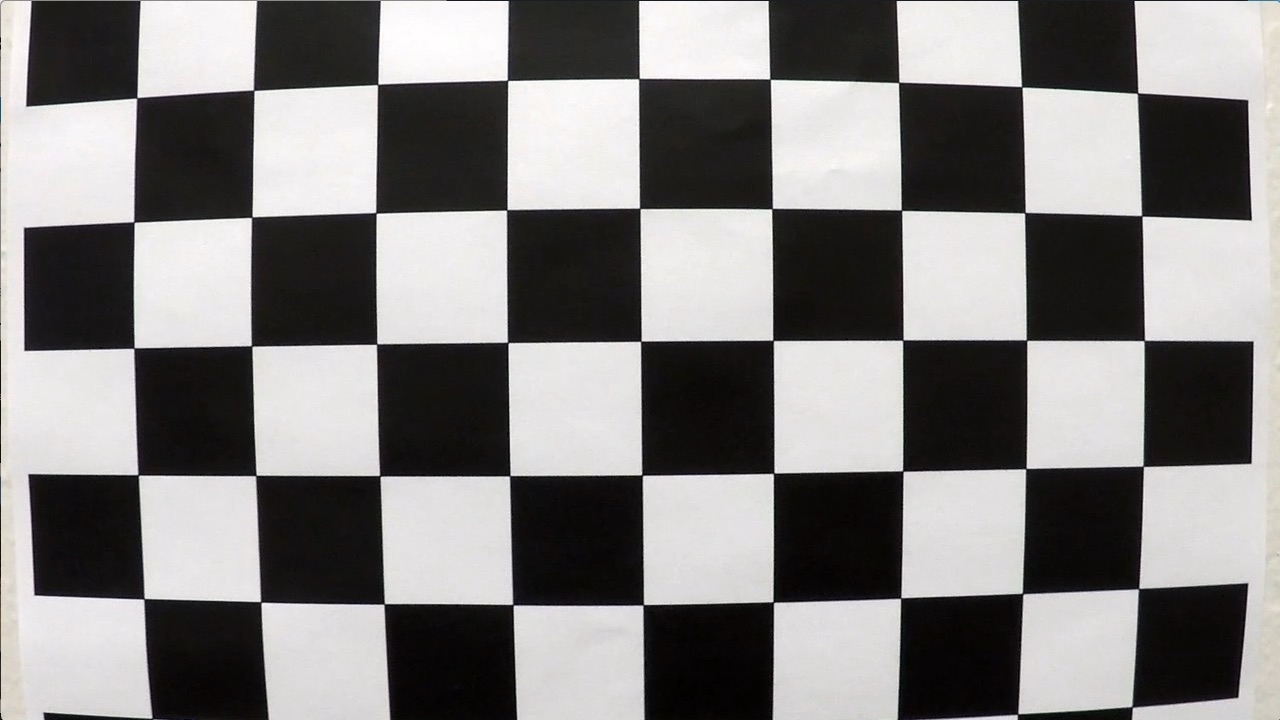
#> input picture camera_cal/calibration1.jpg, 1280 x 720 px; its folder holds 5 pictures in this run
$ jupyter execute camera_calibration.ipynb
#> lines starting #> are read from the running program, lines starting #| are printed output that depends on the picture
[cell 1]
import numpy as np
import cv2
import glob
import matplotlib.pyplot as plt
import matplotlib.image as mpimg
import pickle

## Camera calibration using chessboard images

[cell 2]
# Representing 3d chessboard as (1,0,0),(2,0,0),(3,2,0) ...
objp = np.zeros((6*9,3), np.float32)
objp[:,:2] = np.mgrid[0:9,0:6].T.reshape(-1,2)

[cell 3]
objpoints = [] # object points
imgpoints = [] # image points

[cell 4]
# glob to read images in camera_cal
images = glob.glob('camera_cal/calibration*')

[cell 5]
for idx, image in enumerate(images):

    img = mpimg.imread(image)
#> img is the input picture: shape (720, 1280, 3); mean R, G, B 130.1, 128.4, 127.8
    # convert to grayscale
    gray = cv2.cvtColor(img,cv2.COLOR_RGB2GRAY)
    # 9X6 chessboard
    nx=9
    ny=6
    # get corners in the chessboard
    ret, corners = cv2.findChessboardCorners(gray,(nx,ny),None)
#> ret = False; corners = None

    if ret == True:
        # append object points
        objpoints.append(objp)
        # append image points
        imgpoints.append(corners)

image = cv2.imread('./camera_cal/calibration1.jpg')
image_size = (image.shape[1],image.shape[0])
#> image_size = (1280, 720)

# Get Camera matrix and distortion coefficent
ret, mtx, dist, rvecs, tvecs = cv2.calibrateCamera(objpoints,imgpoints,image_size,None,None)

[cell 6]
# Undistort the image
dst = cv2.undistort(image, mtx, dist, None, mtx)
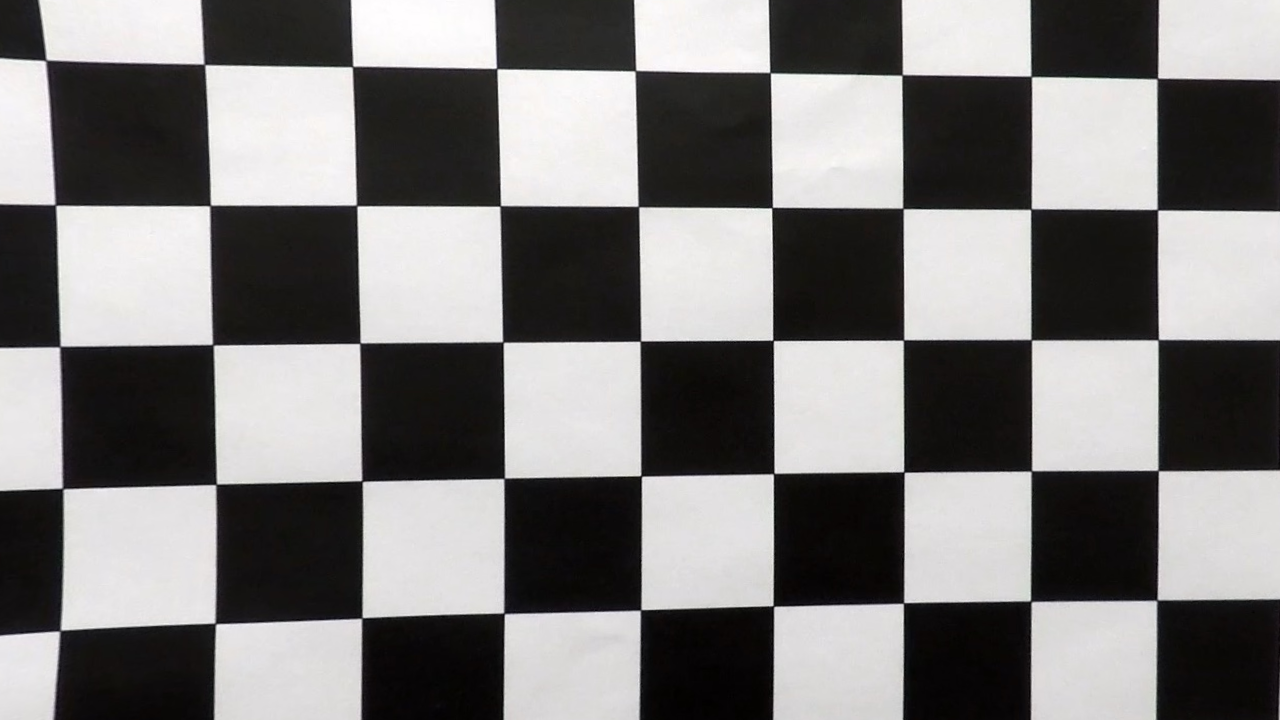
#> dst: shape (720, 1280, 3); mean B, G, R 123.1, 123.5, 125.1

# dump the mtx, dist coefficients
dist_pickle = {}
dist_pickle["mtx"] = mtx
dist_pickle["dist"] = dist
pickle.dump( dist_pickle, open( "calibration.p", "wb" ) )

# plot orginal and undistorted image
f, (ax1, ax2) = plt.subplots(1, 2, figsize=(20,10))
ax1.imshow(img)
ax1.set_title('Original Image', fontsize=30)
ax2.imshow(dst)
ax2.set_title('Undistorted Image', fontsize=30)
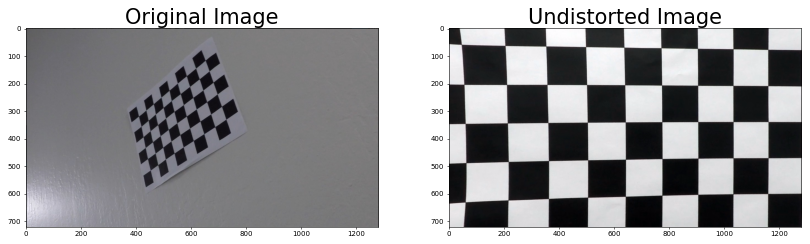
#> figure drawn by matplotlib, 2 panels; B, G, R data is drawn as R, G, B
